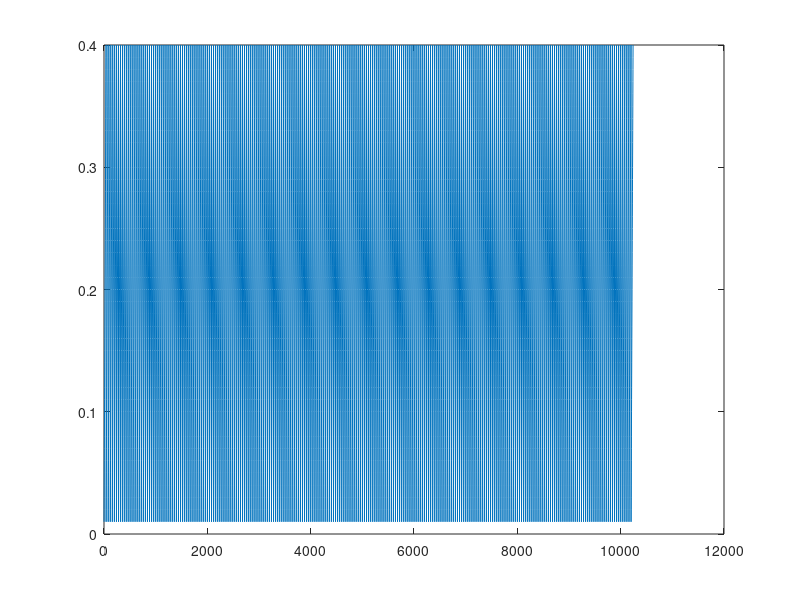

MATLAB code for this plot: (Note: this script raises an error after producing the figure.)
% Q5_2_3

clear all;close all

nokogiri1=[1:40];
nokogiri2=nokogiri1.*1/100;
nokogiri3=nokogiri2;
fs=8000;

for ii=1:8
    nokogiri3=[nokogiri3,nokogiri3];
end

plot(nokogiri3)
playblocking(audioplayer(nokogiri3,fs))

